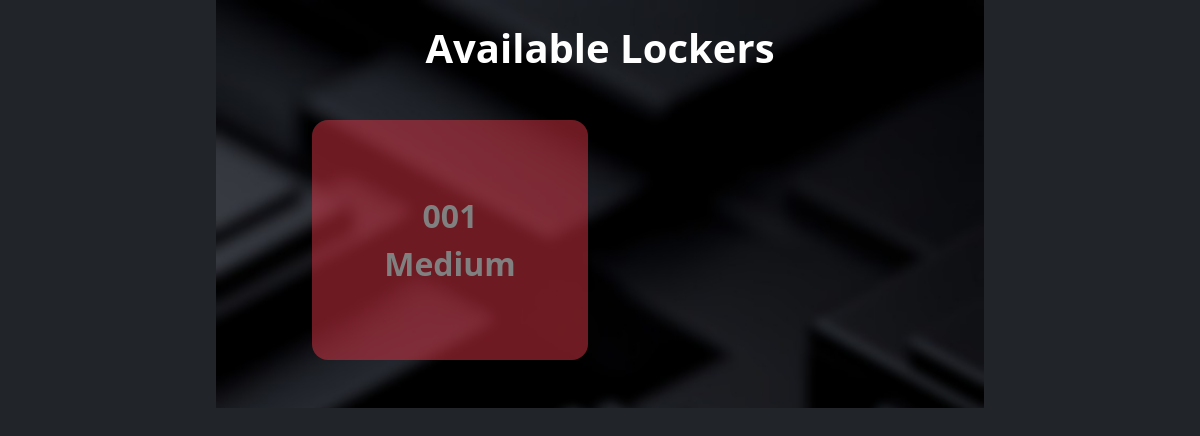
/views/kiosk/index.php, run on an earlier commit of the app's database.
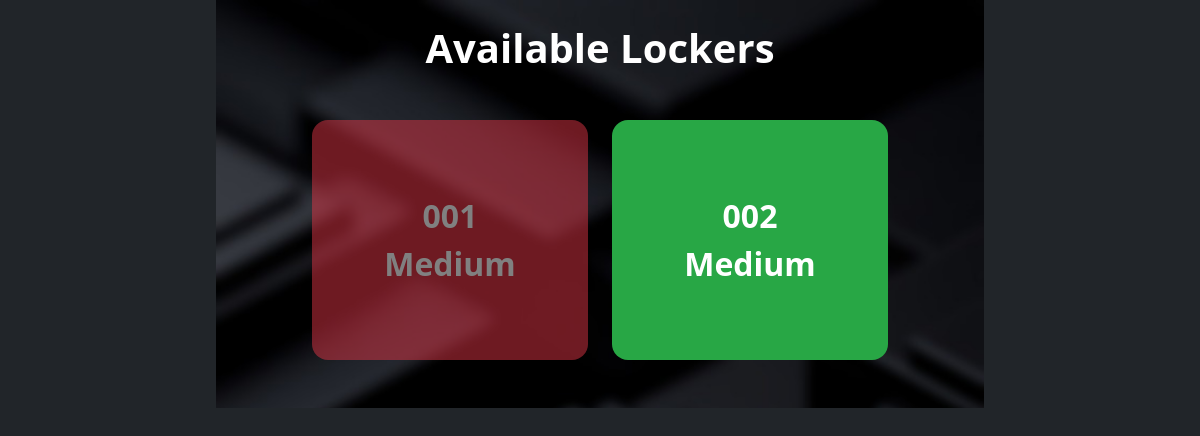
And on a later commit of the database.
### tables this page shows
CREATE TABLE `smart_locker` (
  `id` int(11) NOT NULL,
  `locker` varchar(50) NOT NULL,
  `size` varchar(50) NOT NULL,
  `dimension` varchar(50) NOT NULL,
  `price` double(5,2) NOT NULL,
  `status` varchar(50) DEFAULT 'Available',
  `access` varchar(50) DEFAULT NULL,
  `date_created` date DEFAULT curdate()
);

### controller/DbController.php (called while the page is built, shortened)
<?php
include('../../connection/connection.php');
class smartBox extends DBController
{
    function lockers()
    {
        $query = "CALL smart_lockerView";
        $locker = $this->getDBResult($query);
        return $locker;
    }
}
$portCont = new smartBox();
?>

### connection/connection.php (called while the page is built, shortened)
<?php
class DBController
{
    private $host = "localhost";
    private $user = "root";
    private $password = "";
    private $database = "smartbox_db";
    private $conn;
    function __construct()
    {
        $this->conn = mysqli_connect($this->host, $this->user, $this->password, $this->database);
    }
    function getDBResult($query, $params = array())
    {
        $sql_statement = $this->conn->prepare($query);
        $sql_statement->execute();
        $result = $sql_statement->get_result();
        if ($result->num_rows > 0) {
            while ($row = $result->fetch_assoc()) {
                $resultset[] = $row;
            }
        }
        if (! empty($resultset)) {
            return $resultset;
        }
    }
}

### views/kiosk/routes/home.php (the view, shortened to what this page needs)
<div class="container d-flex flex-column justify-content-center text-center text-white fs-3 px-5 py-4" style="max-width: 768px; background-image: url('../../public/assets/images/bg.jpg'); background-size: cover;">
<h1 class="fw-bold mb-5">Available Lockers</h1>
    <div class="px-5">
         <div class="row g-4 mb-4">
         <?php
            $lockers = $portCont->lockers();
            if (!empty($lockers)) {
              foreach ($lockers as $key => $locker) {
         ?>
         <div class="col-6">
            <a href="?view=RENT&locker=<?php echo $locker['id']; ?>&price=<?php echo $locker['price']; ?>"
            class="box  <?php echo getLockerClass($locker['status']); ?>" style="height: 15rem;">
            <?php echo str_pad($locker['locker'], 3, '0', STR_PAD_LEFT); ?><?php echo "<br>".$locker['size']; ?></a>
         </div>
         <?php } }else{ ?>
            <div class='col-12'>No lockers found.</div>
         <?php } ?>
         </div>
    </div>
</div>
<?php
function getLockerClass($status)
{
    switch (strtolower($status)) {
        case 'available':
            return 'available';
        case 'occupied':
            return 'occupied disabled';
    }
}
?>

What changed in the data, as far as the page shows it:
added smart_locker: locker "002", size "Medium"
